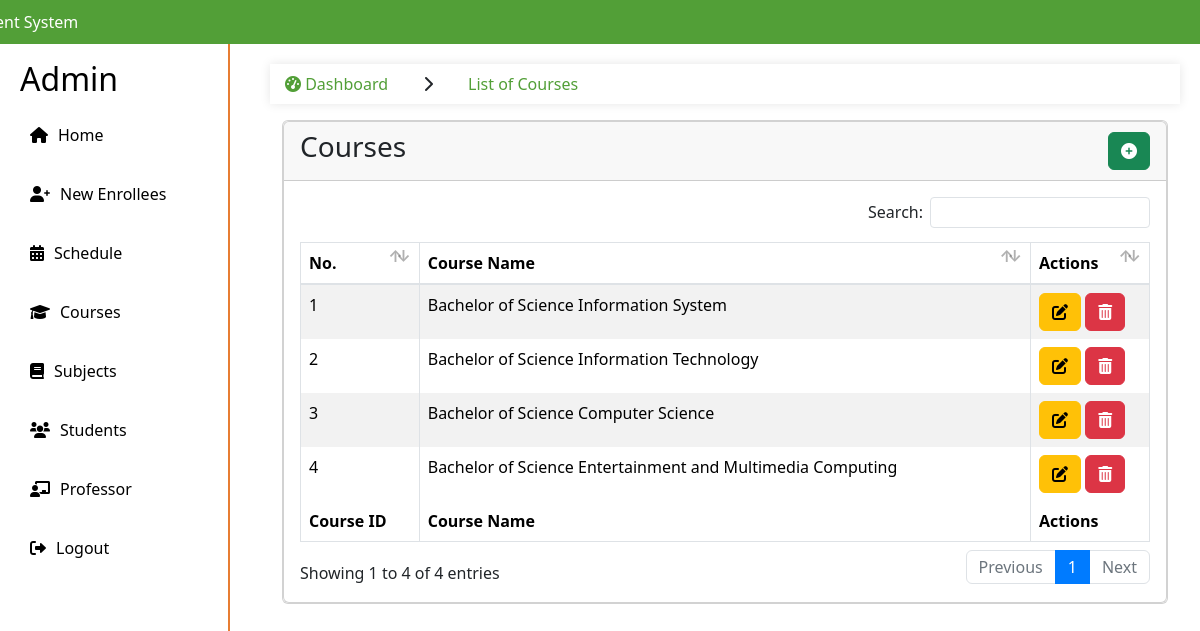
The page /admin/courses.php (signed in) on the database its author committed.
### tables this page shows
CREATE TABLE `courses` (
  `id` int(11) NOT NULL,
  `program` varchar(255) NOT NULL
);

### admin/courses.php (the view, shortened to what this page needs)
<!DOCTYPE html>
<html lang="en">
<head>
    <link rel="stylesheet" href="https://stackpath.bootstrapcdn.com/bootstrap/4.5.2/css/bootstrap.min.css">
    <link rel="stylesheet" href="styles.css">
    <link rel="stylesheet" href="https://cdnjs.cloudflare.com/ajax/libs/font-awesome/6.0.0-beta3/css/all.min.css">
</head>
<body>
    <?php include "include/sidebar.php"; ?>
    <main>
    <section class="content">
    <ul class="breadcrumb">
                <li class="nav-item">
                    <a href="#"><i class="fas fa-tachometer-alt"></i> Dashboard</a>
                </li>
                <li class="nav-item">
                    <i class='fas fa-chevron-right'></i>
                </li>
                <li class="nav-item active">
                    <a href="#">List of Courses</a>
                </li>
            </ul>
      <div class="container-fluid">
        <div class="row">
          <div class="col-12">
            <div class="card">
            <div class="card">
            <div class="card-header d-flex justify-content-between align-items-center">
                <h3 class="card-title">Courses</h3>
                <button type="button" class="btn btn-success" data-bs-toggle="modal" data-bs-target="#staticBackdrop">
                    <i class="fa-solid fa-circle-plus"></i>
                </button>
            </div>
              <div class="card-body">
                <table id="example1" class="table table-bordered table-striped">
                  <thead>
                  <tr>
                            <th>No.</th>
                            <th>Course Name</th>
                            <th class="actions-column">Actions</th>
                  </tr>
                  </thead>
                  <tbody>
                        <?php
                        $counter = 1;
                        $sql = "CALL GetCourses()";
                        $result = $conn->query($sql);
                        if ($result && $result->num_rows > 0) {
                            while ($details = $result->fetch_assoc()) {
                                ?>
                                <tr>
                                <td><?php echo $counter++; ?></td>
                                <td><?php echo $details['program']; ?></td>
                                <td>
                                <button type="button" class="btn btn-warning" data-bs-toggle="modal" data-bs-target="#MODAL_ID_<?php $details['id']; ?>">
                                    <i class="fa-solid fa-pen-to-square"></i>
                                </button>
                                <button type="button" class="btn btn-danger" onclick="deleteCourse(<?php echo $details['id']; ?>)">
                                    <i class="fa-solid fa-trash-can"></i>
                                </button>
                                </td>
                                </tr>
                                <?php
                            }
                        } else {
                            echo "<tr><td colspan='10'>No records found</td></tr>";
                        }
                        ?>
                    </tbody>
                  <tfoot>
                    <tr>
                            <th>Course ID</th>
                            <th>Course Name</th>
                            <th>Actions</th>
                    </tr>
                  </tfoot>
                </table>
              </div>
            </div>
          </div>
        </div>
      </div>
    </section>
    </main>
</body>
</html>

### admin/styles.css (style rules this page uses)
body { font-family: Arial, sans-serif; margin: 0; padding: 0; display: flex; flex-direction: column; }
.breadcrumb { display: flex; list-style-type: none; padding: 0; }
.breadcrumb li { margin-right: 5px; }
.breadcrumb li a { color: #529f37; text-decoration: none; }

### admin/courses.php (style rules this page uses)
body { padding-top: 56px; }
main { margin-left: 250px; padding: 20px; }
.breadcrumb { padding: 0; background-color: #fff; border-radius: 4px; box-shadow: 0 0 10px rgba(0,0,0,0.1); margin-bottom: 20px; }
.breadcrumb .nav-item { padding: 8px 15px; }
.breadcrumb .nav-item.active { color: #333; pointer-events: none; }
.actions-column { width: 80px; }

### rows shown on the page
courses: program "Bachelor of Science Information System"
courses: program "Bachelor of Science Information Technology"
courses: program "Bachelor of Science Computer Science"
courses: program "Bachelor of Science Entertainment and Multimedia Computing"
